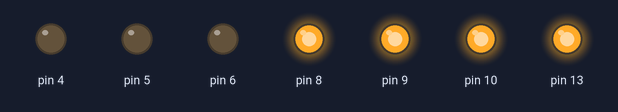
Bench run of a sketch on a simulated Arduino Uno, built with avr-gcc and run on an emulated ATmega328P. On the bench: output pins drawn as LEDs (lit = HIGH).

Above: at 2.0 s.
At 4.0 s:
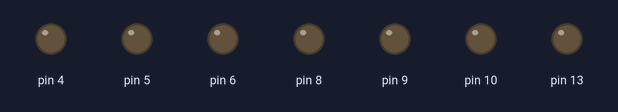
At 6.0 s:
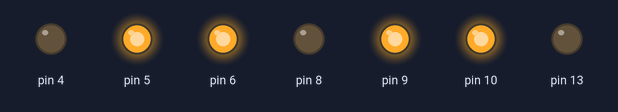
Timing chart, 0 to 8.8 s (numbered marks = the images above):
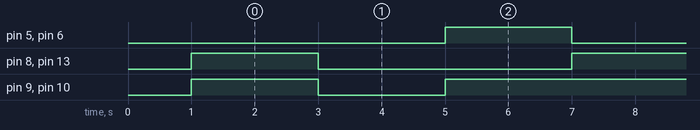

Measured:
- by itself, pin 5, pin 6, pin 8, pin 13: alternates HIGH for 2.0 s and LOW for 4.0 s
- by itself, pin 9, pin 10: repeats every 6.0 s: LOW 2.0 s, HIGH 4.0 s
- by itself, everything shown: repeats every 6.0 s, in 3 steps

The sketch:

motores_minisumo.ino
```cpp
void setup() {
  // put your setup code here, to run once:
pinMode(4,OUTPUT);
pinMode(8,OUTPUT);
pinMode(6,OUTPUT);
pinMode(9,OUTPUT);
pinMode(13,OUTPUT);
pinMode(5,OUTPUT);
pinMode(10,OUTPUT);
delay(1000);
}

void loop() {
  digitalWrite(9,1);
  digitalWrite(8,1);
  digitalWrite(6,0);
    digitalWrite(10,1);
  digitalWrite(13,1);
  digitalWrite(5,0);
 delay(2000);
  digitalWrite(10,0);
  digitalWrite(13,0);
  digitalWrite(5,0);
  digitalWrite(9,0);
  digitalWrite(8,0);
  digitalWrite(6,0);
 delay(2000);
   digitalWrite(10,1);
  digitalWrite(13,0);
  digitalWrite(5,1);
  digitalWrite(9,1);
  digitalWrite(8,0);
  digitalWrite(6,1);
 delay(2000);
}
```
